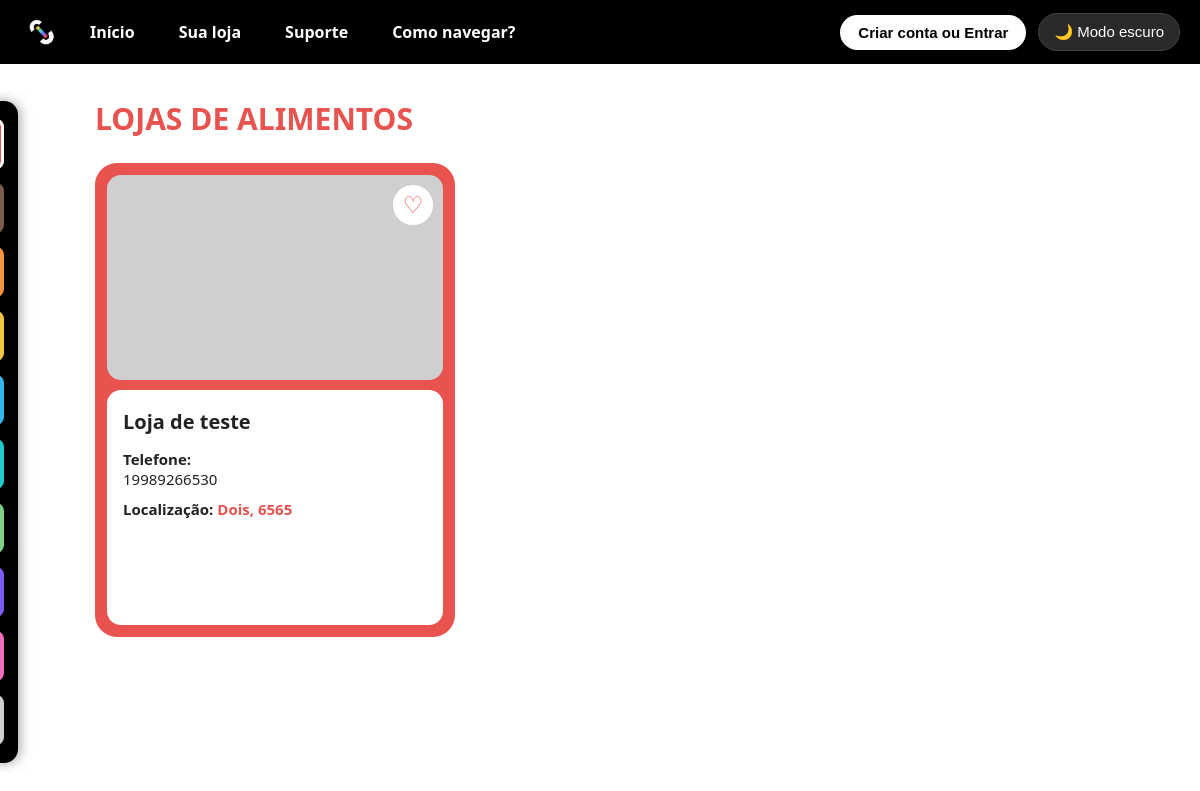
The app's page /CatAlimentos/, older data.
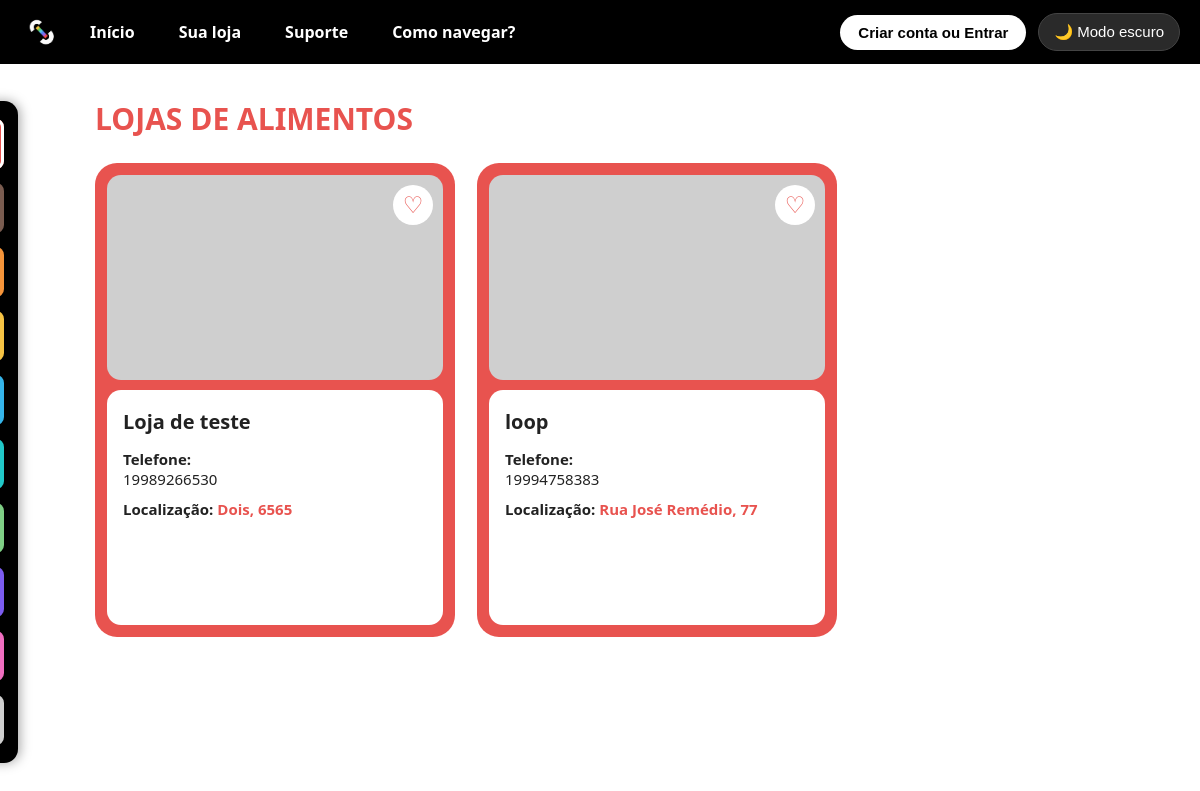
The same page, newer data.
### AppStoreLink/models.py (models this page shows, shortened)
class Loja(models.Model):
    id_loja = models.AutoField(primary_key=True)
    nome_loja = models.CharField(max_length=100)
    telefone_loja = models.CharField(max_length=15, blank=True, null=True)
    email_loja = models.EmailField(max_length=100)
    cnpj = models.CharField(max_length=18, unique=True) # !--!--!--!--!--!--!--! {{MUDAR PARA RECEBER TAMBEM CARACTERES "pois o CNPJ atual recebe letras tembem"}}  !--!--!--!--!--!--!--!
    foto_estabelecimento = models.CharField(max_length=255, blank=True, null=True)
    link = models.URLField(max_length=255, blank=True, null=True)
    id_endereco = models.ForeignKey(
        Endereco, on_delete=models.CASCADE, db_column="id_endereco"
    )
    id_categoria = models.ForeignKey(
        Categoria, on_delete=models.CASCADE, db_column="id_categoria"
    )

class Endereco(models.Model):
    id_endereco = models.AutoField(primary_key=True)
    rua = models.CharField(max_length=100)
    numero_estabelecimento = models.CharField(max_length=10)
    cep = models.CharField(max_length=9)

### AppStoreLink/views.py (the view)
# urls.py: path('CatAlimentos/', CatAlimentos, name='CatAlimentos'),
def CatAlimentos(request):
    lojas = Loja.objects.filter(
        id_categoria__tipo_categoria='Alimentos'
    ).select_related('id_endereco', 'id_categoria')
    contexto = {
        'categoria': 'Alimentos',
        'lojas': lojas,
    }
    return render(request, 'AppStoreLink/CatAlimentos.html', contexto)

### AppStoreLink/context_processors.py (called while the page is built)
def usuario_logado(request): # -> define a função que chama a cada renderização
    usuario_id = request.session.get('usuario_id') # -> essa linha define que um 'usuario_id' e logado, e nao logado e um 'None'
    usuario = Usuario.objects.filter(pk=usuario_id).first() if usuario_id else None # -> verifica se o 'usuario_id' tem valor, caso nao, retorna 'None'
    return {'usuario_logado': usuario} # -> a chave 'usuario_logado' vira o nome da var. em templates

### templates/AppStoreLink/CatAlimentos.html (shortened to what the changed rows need)
{% load static %}
<!DOCTYPE html>
<html lang="pt-BR">
<head>
  <link
    rel="stylesheet"
    href="{% static 'AppStoreLink/styles/style.css' %}"
  >
  <link
    rel="stylesheet"
    href="{% static 'AppStoreLink/styles/CatAlimentos.css' %}"
  >
</head>
<body>
  <div class="categoria-container">
    <h1 class="categoria-titulo">
      Lojas de Alimentos
    </h1>
    {% if lojas %}
      <div class="loja-grid">
        {% for loja in lojas %}
          <div
            class="loja-card"
            data-url="{% url 'InformacoesLoja' loja.id_loja %}"
            onclick="location.href=this.dataset.url"
            style="cursor: pointer;"
          >
            <div class="loja-card-capa">
              <form
                method="POST"
                action="{% url 'favoritar-loja' loja.id_loja %}"
                onclick="event.stopPropagation()"
              >
                <button
                  type="submit"
                  class="loja-card-fav"
                  aria-label="Favoritar"
                >
                  ♡
                </button>
              </form>
            </div>
            <div class="loja-card-corpo">
              <h3>
                {{ loja.nome_loja }}
              </h3>
              {% if loja.telefone_loja %}
                <p class="loja-card-label">
                  Telefone:
                </p>
                <p>
                  {{ loja.telefone_loja }}
                </p>
              {% endif %}
              {% if loja.id_endereco %}
                <p class="loja-card-label">
                  Localização:
                  <span class="loja-card-endereco">
                    {{ loja.id_endereco.rua }},
                    {{ loja.id_endereco.numero_estabelecimento }}
                  </span>
                </p>
              {% endif %}
            </div>
          </div>
        {% endfor %}
      </div>
    {% else %}
      <p class="hint-text categoria-vazio">
        Nenhuma loja encontrada nessa categoria ainda.
      </p>
    {% endif %}
  </div>
</body>
</html>

Row changes from the older to the newer data that the page shows:
added Loja: nome_loja "loop", telefone_loja "19994758383", id_endereco.rua "Rua José Remédio", id_endereco.numero_estabelecimento "77"
